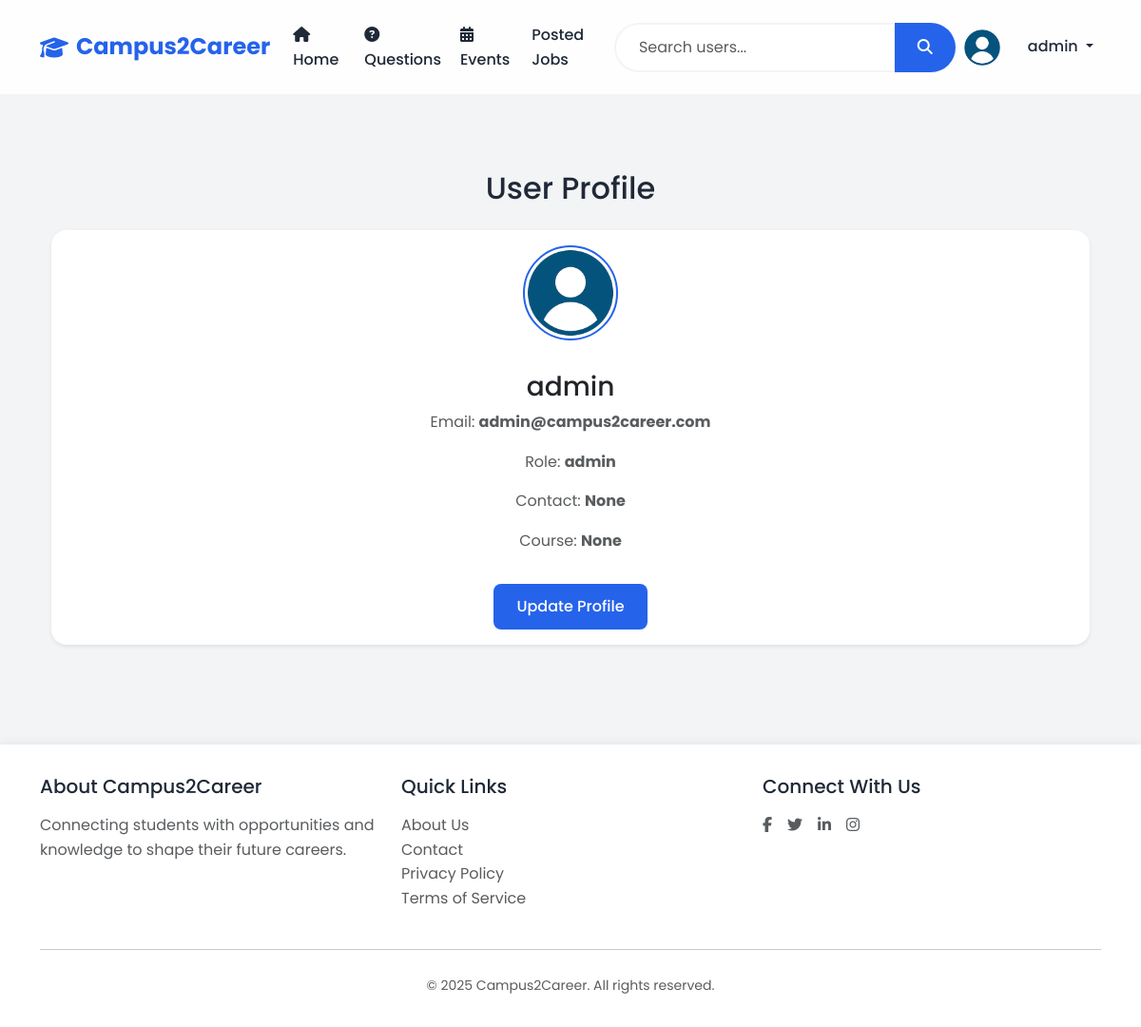
The app's page /profile (signed in), older data.
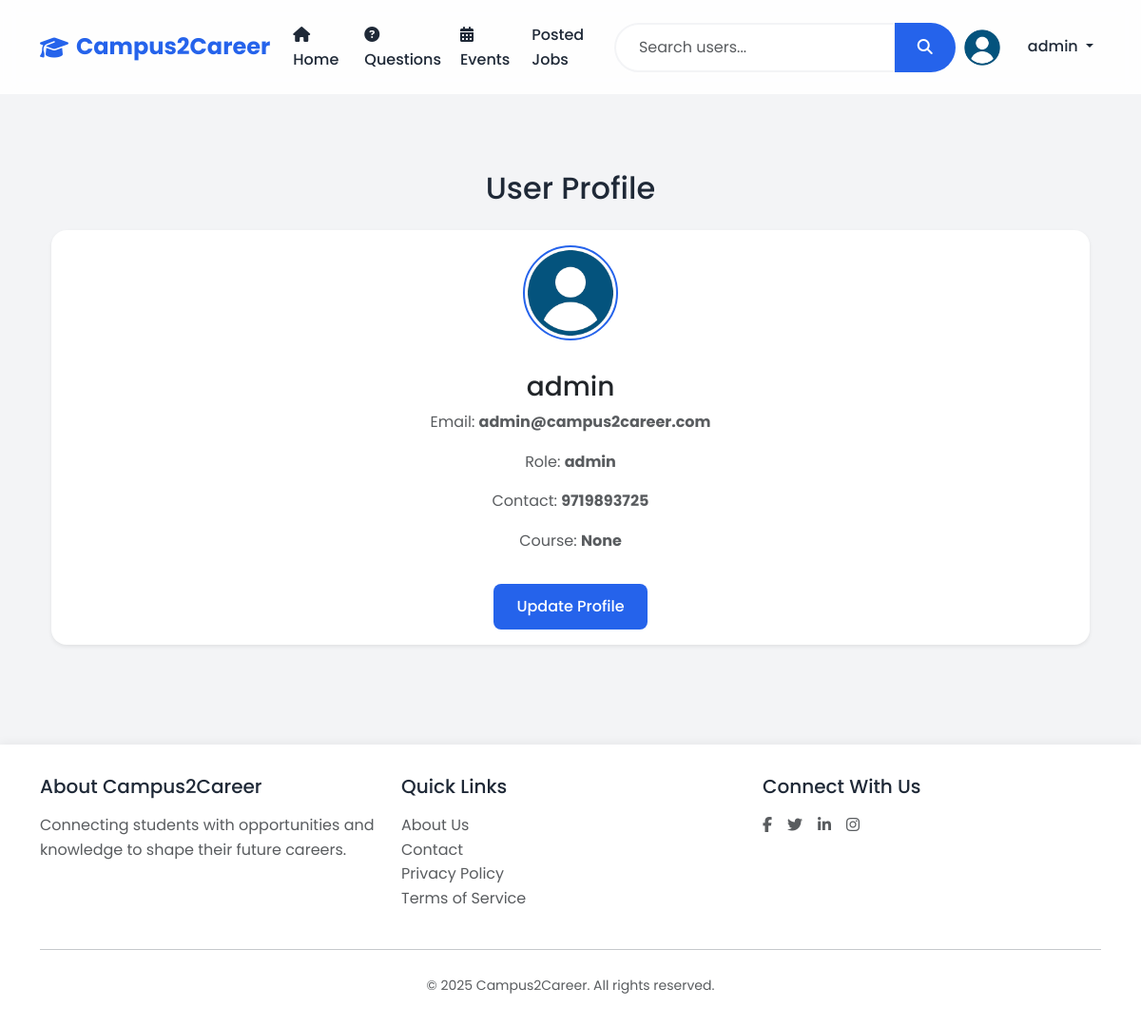
The same page, newer data.
### models.py (models this page shows, shortened)
class User(UserMixin, db.Model):
    id = db.Column(db.Integer, primary_key=True)
    username = db.Column(db.String(80), unique=True, nullable=False)
    email = db.Column(db.String(120), unique=True, nullable=False)
    password_hash = db.Column(db.String(128))
    role = db.Column(db.String(20), nullable=False)  # student, alumni, teacher, admin
    contact = db.Column(db.String(15))
    dob = db.Column(db.Date)
    course = db.Column(db.String(50))  # For students
    profile_image = db.Column(db.String(120), default='noimg.jpg')
    created_at = db.Column(db.DateTime, default=datetime.utcnow)
    questions = db.relationship('Question', backref='author', lazy=True, cascade='all, delete-orphan')
    answers = db.relationship('Answer', backref='author', lazy=True, cascade='all, delete-orphan')
    events = db.relationship('Event', backref='creator', lazy=True, cascade='all, delete-orphan')
    jobs = db.relationship('Job', backref='poster', lazy=True, cascade='all, delete-orphan')

### app.py (the view)
@app.route('/profile')
@login_required
def profile():
    return render_template('profile.html', user=current_user)

### app.py (called while the page is built)
@login_manager.user_loader
def load_user(user_id):
    return User.query.get(int(user_id))

### templates/profile.html (shortened to what this page needs)
{% extends "base.html" %}
{% block content %}
<div class="container mt-5">
    <h2 class="mb-4 text-center">User Profile</h2>
    <div class="card shadow-sm">
        <div class="card-body text-center">
            <img id="profileImage" src="{% if user.role == 'admin' %}{{ url_for('static', filename='images/default.png') }}{% else %}{{ url_for('static', filename='images/' + user.profile_image) }}{% endif %}" alt="Profile" class="profile-img mb-3" style="width: 100px; height: 100px; object-fit: cover; border-radius: 50%; border: 2px solid var(--primary-color);" />
            <h3 class="mt-3">{{ user.username }}</h3>
            <p class="text-muted">Email: <strong>{{ user.email }}</strong></p>
            <p class="text-muted">Role: <strong>{{ user.role }}</strong></p>
            <p class="text-muted">Contact: <strong>{{ user.contact }}</strong></p>
            <p class="text-muted">Course: <strong>{{ user.course }}</strong></p>
            <button class="btn btn-primary mt-3" data-bs-toggle="modal" data-bs-target="#updateProfileModal">Update Profile</button>
        </div>
    </div>
</div>
{% endblock %}

### templates/base.html (shortened to what this page needs)
<!DOCTYPE html>
<html lang="en">
<head>
    <link href="https://cdn.jsdelivr.net/npm/bootstrap@5.3.2/dist/css/bootstrap.min.css" rel="stylesheet">
    <link rel="stylesheet" href="https://cdnjs.cloudflare.com/ajax/libs/font-awesome/6.5.1/css/all.min.css">
</head>
<body>
    <nav class="navbar navbar-expand-lg">
        <div class="container">
            <a class="navbar-brand" href="{{ url_for('index') }}">
                <i class="fas fa-graduation-cap"></i>
                <span>Campus2Career</span>
            </a>
            <div class="collapse navbar-collapse" id="navbarNav">
                <ul class="navbar-nav me-auto">
                    <li class="nav-item">
                        <a class="nav-link" href="{{ url_for('index') }}">
                            <i class="fas fa-home me-1"></i> Home
                        </a>
                    </li>
                    <li class="nav-item">
                        <a class="nav-link" href="{{ url_for('questions') }}">
                            <i class="fas fa-question-circle me-1"></i> Questions
                        </a>
                    </li>
                    <li class="nav-item">
                        <a class="nav-link" href="{{ url_for('events') }}">
                            <i class="fas fa-calendar-alt me-1"></i> Events
                        </a>
                    </li>
                    <li class="nav-item">
                        <a class="nav-link" href="{{ url_for('job_listings') }}">Posted Jobs</a>
                    </li>
                </ul>
                <form class="d-flex mx-auto" id="searchForm" method="GET" action="{{ url_for('search_users') }}">
                    <div class="input-group">
                        <input type="search" class="form-control search-input" name="q" placeholder="Search users..." aria-label="Search">
                        <button class="btn search-btn" type="submit">
                            <i class="fas fa-search"></i>
                        </button>
                    </div>
                </form>
                <ul class="navbar-nav ms-auto">
                    {% if current_user.is_authenticated %}
                        <li class="nav-item dropdown">
                            <a class="nav-link dropdown-toggle" href="#" id="userDropdown" role="button" data-bs-toggle="dropdown">
                                <img src="{{ url_for('static', filename='images/' + (current_user.role == 'admin' and 'default.png' or current_user.profile_image)) }}" alt="Profile" class="rounded-circle me-4" style="width: 40px; height: 40px; object-fit: cover;">
                                {{ current_user.username }}
                            </a>
                        </li>
                    {% endif %}
                </ul>
            </div>
        </div>
    </nav>
    <div class="main-content">
        <div class="container">
            {% block content %}{% endblock %}
        </div>
    </div>
    <footer class="footer">
        <div class="container">
            <div class="row">
                <div class="col-md-4">
                    <h5 class="mb-3">About Campus2Career</h5>
                    <p class="text-muted">Connecting students with opportunities and knowledge to shape their future careers.</p>
                </div>
                <div class="col-md-4">
                    <h5 class="mb-3">Quick Links</h5>
                    <ul class="list-unstyled">
                        <li><a href="{{ url_for('about') }}" class="text-decoration-none text-muted">About Us</a></li>
                        <li><a href="{{ url_for('contact') }}" class="text-decoration-none text-muted">Contact</a></li>
                        <li><a href="#" class="text-decoration-none text-muted">Privacy Policy</a></li>
                        <li><a href="#" class="text-decoration-none text-muted">Terms of Service</a></li>
                    </ul>
                </div>
                <div class="col-md-4">
                    <h5 class="mb-3">Connect With Us</h5>
                    <div class="d-flex gap-3">
                        <a href="#" class="text-decoration-none text-muted"><i class="fab fa-facebook-f"></i></a>
                        <a href="#" class="text-decoration-none text-muted"><i class="fab fa-twitter"></i></a>
                        <a href="#"  class="text-decoration-none text-muted"><i class="fab fa-linkedin-in"></i></a>
                        <a href="#" class="text-decoration-none text-muted"><i class="fab fa-instagram"></i></a>
                    </div>
                </div>
            </div>
            <hr class="my-4">
            <div class="text-center text-muted">
                <small>&copy; 2025 Campus2Career. All rights reserved.</small>
            </div>
        </div>
    </footer>
</body>
</html>

### templates/base.html (style rules this page uses)
:root { --primary-color: #2563eb; --secondary-color: #1e40af; --accent-color: #3b82f6; --text-color: #1f2937; --light-bg: #f3f4f6; --white: #ffffff; }
body { font-family: 'Poppins', sans-serif; background: var(--light-bg); color: var(--text-color); min-height: 100vh; line-height: 1.6; }
.navbar { background: rgba(255, 255, 255, 0.9); backdrop-filter: blur(10px); padding: 1rem 0; position: sticky; top: 0; z-index: 1000; }
.navbar-brand { font-size: 1.5rem; font-weight: 700; color: var(--primary-color) !important; display: flex; align-items: center; gap: 0.5rem; }
.nav-link { color: var(--text-color) !important; font-weight: 500; padding: 0.5rem 1rem; border-radius: 0.5rem; transition: all 0.3s ease; }
.card { border: none; border-radius: 1rem; box-shadow: 0 4px 6px -1px rgba(0, 0, 0, 0.1), 0 2px 4px -1px rgba(0, 0, 0, 0.06); transition: all 0.3s ease; background: var(--white); overflow: hidden; }
.btn-primary { background: var(--primary-color); border: none; padding: 0.75rem 1.5rem; border-radius: 0.5rem; font-weight: 500; transition: all 0.3s ease; }
.profile-img { width: 40px; height: 40px; border-radius: 50%; object-fit: cover; border: 2px solid var(--primary-color); transition: all 0.3s ease; }
.footer { background: var(--white); color: var(--text-color); padding: 2rem 0; margin-top: 4rem; box-shadow: 0 -2px 10px rgba(0,0,0,0.05); }
.main-content { padding: 2rem 1rem; min-height: calc(100vh - 180px); }
.search-input { border-radius: 2rem 0 0 2rem; border: 2px solid var(--light-bg); padding: 0.75rem 1.5rem; transition: all 0.3s ease; }
.search-btn { border-radius: 0 2rem 2rem 0; border: none; background: var(--primary-color); color: var(--white); padding: 0.75rem 1.5rem; transition: all 0.3s ease; }

Row changes from the older to the newer data that the page shows:
changed User "admin": contact "None" → "9719893725"
